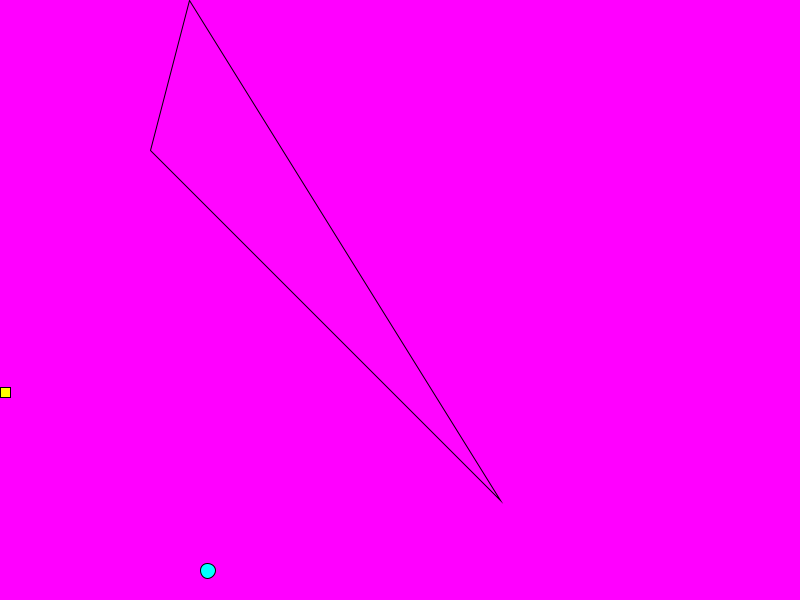
Frame 1 (no input)
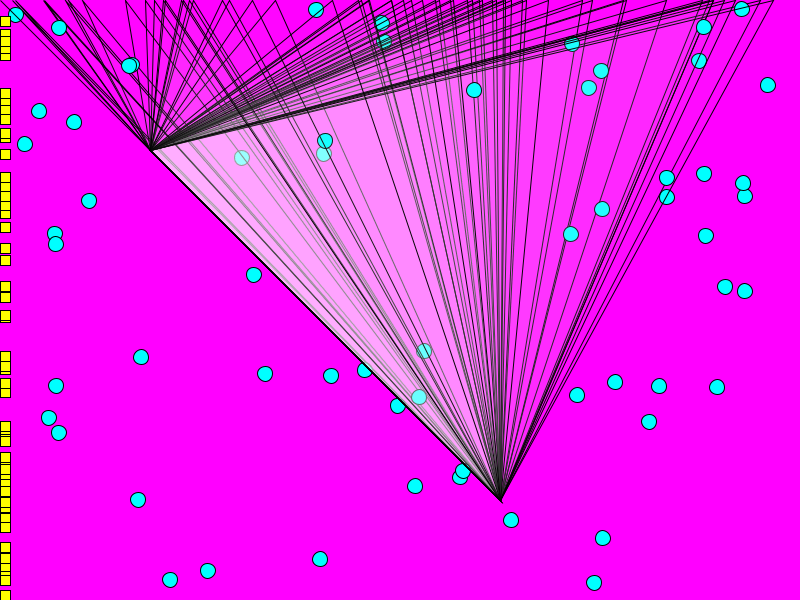
Frame 60 (the mouse pressed at the canvas centre just before this capture)
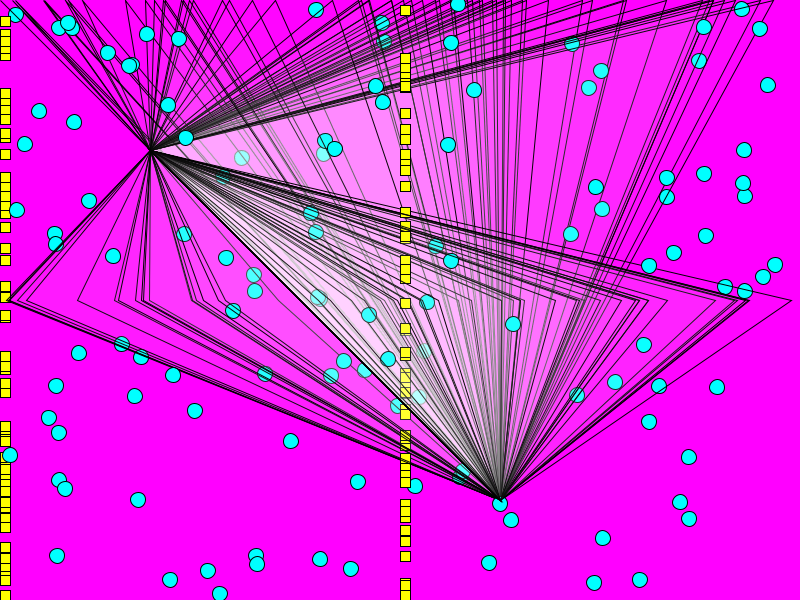
Frame 120 (the mouse held since frame 60 and released just before this capture)

The Processing sketch that drew these frames (run headless with seeded random() and noise(); from frame 60 on, the mouse is pressed at the canvas centre):

// Processing sketch: exercice_1_victor
// ── exercice_1_victor.pde
void setup() {
  background (255,0,255);
  size (800,600);
   
}

void draw() {
  fill (255,255,0);
rect (mouseX,random (0,600),10,10);
fill (0,255,255);
ellipse (random (0,800), random (0,600), 15, 15);
fill (255,255,255,5);
triangle (random (0,800), mouseY, 150, 150,500,500);

}
